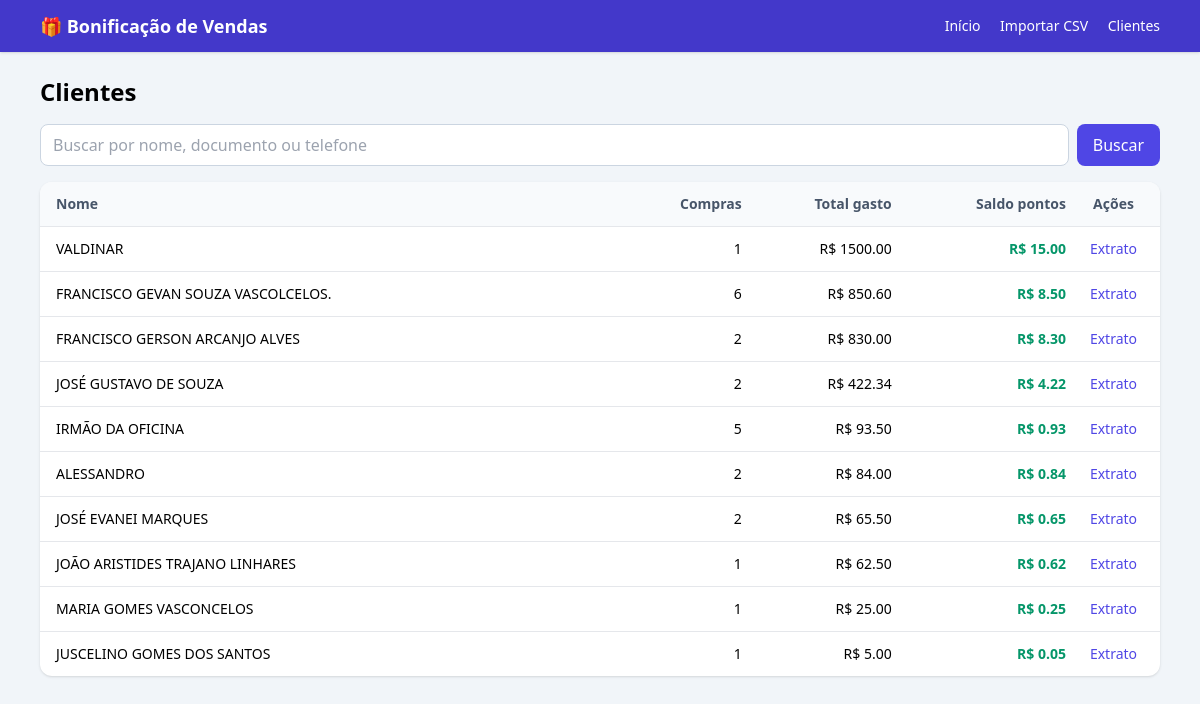
Screenshot of /clientes with the database file from the repository.
### tables this page shows
CREATE TABLE clientes (
        id INTEGER PRIMARY KEY AUTOINCREMENT,
        nome TEXT NOT NULL,
        documento TEXT,
        telefone TEXT,
        criado_em TEXT DEFAULT CURRENT_TIMESTAMP
    );

### app.py (the view)
@app.route("/clientes")
def clientes():
    db = get_db()
    cur = db.cursor()
    busca = request.args.get("q", "").strip()
    sql_base = """
        SELECT c.id, c.nome, c.documento, c.telefone,
               COALESCE((SELECT SUM(valor_liquido) FROM vendas v WHERE v.cliente_id=c.id),0) AS total_gasto,
               COALESCE((SELECT COUNT(*)        FROM vendas v WHERE v.cliente_id=c.id),0) AS qtd_compras
        FROM clientes c
    """
    if busca:
        cur.execute(sql_base + """
            WHERE c.nome LIKE ? OR c.telefone LIKE ? OR c.documento LIKE ?
            ORDER BY total_gasto DESC
        """, (f"%{busca}%", f"%{busca}%", f"%{busca}%"))
    else:
        cur.execute(sql_base + " ORDER BY total_gasto DESC")
    linhas = cur.fetchall()
    lista = []
    for c in linhas:
        saldo = calcular_saldo_cliente(db, c["id"])
        lista.append({
            "id": c["id"],
            "nome": c["nome"],
            "documento": c["documento"],
            "telefone": c["telefone"],
            "total_gasto": float(c["total_gasto"] or 0),
            "qtd_compras": c["qtd_compras"],
            "saldo": saldo,
        })
    return render_template("clientes.html", clientes=lista, busca=busca)

### app.py (called while the page is built)
def get_db():
    if "db" not in g:
        g.db = sqlite3.connect(DB_PATH)
        g.db.row_factory = sqlite3.Row
    return g.db

def calcular_saldo_cliente(db, cliente_id):
    hoje = datetime.now().strftime("%Y-%m-%d")
    cur = db.cursor()
    cur.execute("""
        UPDATE movimentos_pontos
        SET tipo = 'expiracao'
        WHERE cliente_id = ?
          AND tipo = 'credito'
          AND data_expiracao IS NOT NULL
          AND data_expiracao < ?
    """, (cliente_id, hoje))
    db.commit()
    cur.execute("""
        SELECT COALESCE(SUM(
            CASE WHEN tipo = 'credito' THEN pontos
                 WHEN tipo IN ('resgate','expiracao') THEN -ABS(pontos)
                 ELSE 0 END
        ), 0) AS saldo
        FROM movimentos_pontos
        WHERE cliente_id = ?
    """, (cliente_id,))
    return float(cur.fetchone()["saldo"] or 0)

### templates/clientes.html
{% extends "base.html" %}
{% block content %}
<h1 class="text-2xl font-bold mb-4">Clientes</h1>
<form method="get" class="mb-4 flex gap-2">
  <input type="text" name="q" value="{{ busca }}"
         placeholder="Buscar por nome, documento ou telefone"
         class="flex-1 border border-slate-300 rounded-lg px-3 py-2">
  <button class="bg-indigo-600 text-white px-4 py-2 rounded-lg hover:bg-indigo-700">Buscar</button>
</form>
<div class="bg-white rounded-xl shadow overflow-hidden">
  <table class="w-full text-sm">
    <thead class="bg-slate-50 text-slate-600">
      <tr>
        <th class="text-left px-4 py-3">Nome</th>
        <th class="text-right">Compras</th>
        <th class="text-right">Total gasto</th>
        <th class="text-right">Saldo pontos</th>
        <th class="text-center">Ações</th>
      </tr>
    </thead>
    <tbody>
      {% for c in clientes %}
      <tr class="border-t hover:bg-slate-50">
        <td class="px-4 py-3 font-medium">{{ c.nome }}</td>
        <td class="text-right">{{ c.qtd_compras }}</td>
        <td class="text-right">R$ {{ '%.2f'|format(c.total_gasto) }}</td>
        <td class="text-right font-bold text-emerald-600">R$ {{ '%.2f'|format(c.saldo) }}</td>
        <td class="text-center">
          <a href="{{ url_for('extrato', cid=c.id) }}"
             class="text-indigo-600 hover:underline font-medium">Extrato</a>
        </td>
      </tr>
      {% else %}
      <tr><td colspan="5" class="text-center py-6 text-slate-400">
        Nenhum cliente encontrado. Importe um CSV para começar.
      </td></tr>
      {% endfor %}
    </tbody>
  </table>
</div>
{% endblock %}

### templates/base.html (shortened to what this page needs)
<!DOCTYPE html>
<html lang="pt-BR">
<head>
<script src="https://cdn.tailwindcss.com"></script>
</head>
<body class="bg-slate-100 min-h-screen">
<nav class="bg-indigo-700 text-white shadow">
  <div class="max-w-6xl mx-auto px-4 py-3 flex items-center justify-between">
    <a href="{{ url_for('index') }}" class="font-bold text-lg">🎁 Bonificação de Vendas</a>
    <div class="space-x-4 text-sm">
      <a href="{{ url_for('index') }}" class="hover:underline">Início</a>
      <a href="{{ url_for('upload') }}" class="hover:underline">Importar CSV</a>
      <a href="{{ url_for('clientes') }}" class="hover:underline">Clientes</a>
    </div>
  </div>
</nav>
<main class="max-w-6xl mx-auto px-4 py-6">
  {% block content %}{% endblock %}
</main>
</body>
</html>

### rows the page displays
clientes: nome "VALDINAR", qtd_compras "1", total_gasto "1500.00", saldo "15.00"
clientes: nome "FRANCISCO GEVAN SOUZA VASCOLCELOS.", qtd_compras "6", total_gasto "850.60", saldo "8.50"
clientes: nome "FRANCISCO GERSON ARCANJO ALVES", qtd_compras "2", total_gasto "830.00", saldo "8.30"
clientes: nome "JOSÉ GUSTAVO DE SOUZA", qtd_compras "2", total_gasto "422.34", saldo "4.22"
clientes: nome "IRMÃO DA OFICINA", qtd_compras "5", total_gasto "93.50", saldo "0.93"
clientes: nome "ALESSANDRO", qtd_compras "2", total_gasto "84.00", saldo "0.84"
clientes: nome "JOSÉ EVANEI MARQUES", qtd_compras "2", total_gasto "65.50", saldo "0.65"
clientes: nome "JOÃO ARISTIDES TRAJANO LINHARES", qtd_compras "1", total_gasto "62.50", saldo "0.62"
clientes: nome "MARIA GOMES VASCONCELOS", qtd_compras "1", total_gasto "25.00", saldo "0.25"
clientes: nome "JUSCELINO GOMES DOS SANTOS", qtd_compras "1", total_gasto "5.00", saldo "0.05"
